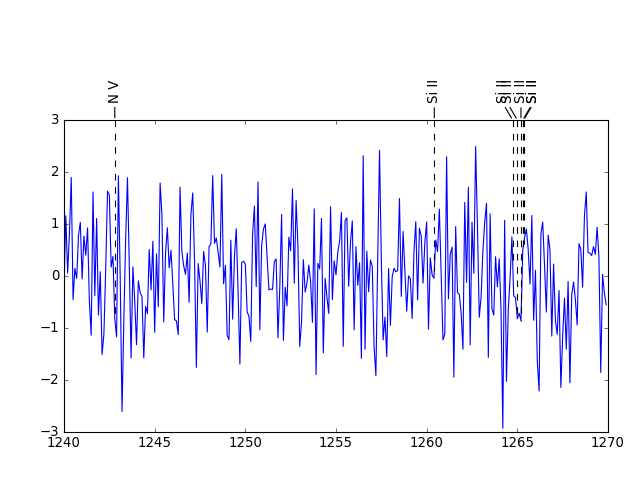

Write the Python code that produced this figure.
import numpy as np
from matplotlib import pyplot as plt
import matplotlib as mpl
import lineid_plot

wave = 1240 + np.arange(300) * 0.1
flux = np.random.normal(size=300)
line_wave = [1242.80, 1260.42, 1264.74, 1265.00, 1265.2, 1265.3, 1265.35]
line_flux = np.interp(line_wave, wave, flux)
line_label1 = ['N V', 'Si II', 'Si II', 'Si II', 'Si II', 'Si II', 'Si II']
label1_sizes = np.array([12, 12, 12, 12, 12, 12, 12])

lineid_plot.plot_line_ids(wave, flux, line_wave, line_label1,
 max_iter=10)

plt.show()
